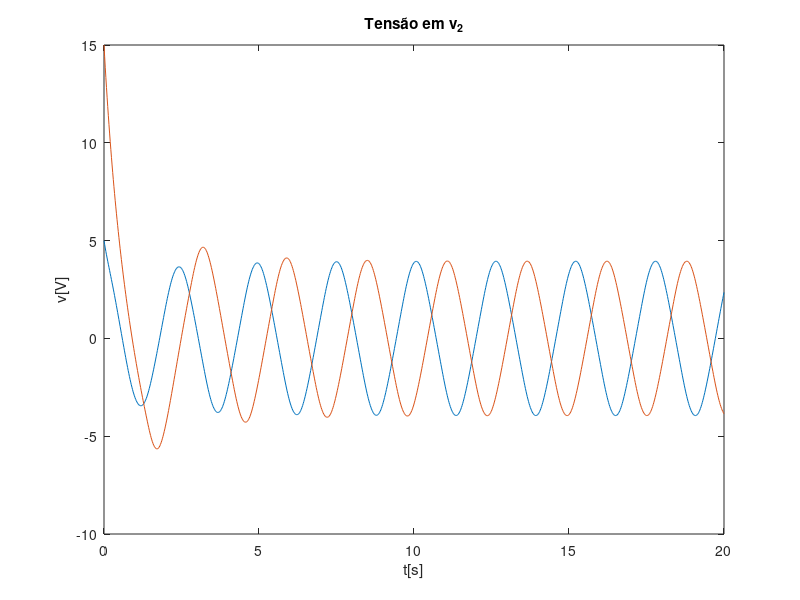

MATLAB code to generate this figure:
1;

#{
  Função da fonte de tensão
  
  f(v_3) =  mu * v_3, |v_3| <  v_s
  f(v_3) =  mu * v_s,  v_3  >  v_s
  f(v_3) = -mu * v_s,  v_3  < -v_s
#}
function v = f(v_3)
  mu = 36
  v_s = 1

  if abs(v_3) < v_s
    v = mu * v_3
  elseif v_3 > v_s
    v = mu * v_s
  elseif v_3 < -v_s
    v = -mu * v_s
  endif
endfunction

#{
  Função da EDO das tensões dos capacitores
  
  dv_1/dt = -f(v_3) - 2*v_1 + v_2
  dv_2/dt = v_1 - 2*v_2 + v_3
  dv_3/dt = v_2 - v_3
#}
function xdot = df(v, t)
  xdot = zeros (3,1)
  
  xdot(1) = -f(v(3)) - 2*v(1) + v(2)
  xdot(2) = v(1) - 2*v(2) + v(3)
  xdot(3) = v(2) - v(3)
endfunction

#{
  Plotando o gráfico 
#}
t = linspace (0, 20, 1000); # [0, 20], 1000 steps

y_1 = lsode("df", [0, 5, 0], t) # v_2(0) = 5
y_2 = lsode("df", [0, 15, 0], t) # v_2(0) = 15

plot(t, y_1(:,2), t, y_2(:,2))
title("Tensão em v_2");
xlabel("t[s]")
ylabel("v[V]")